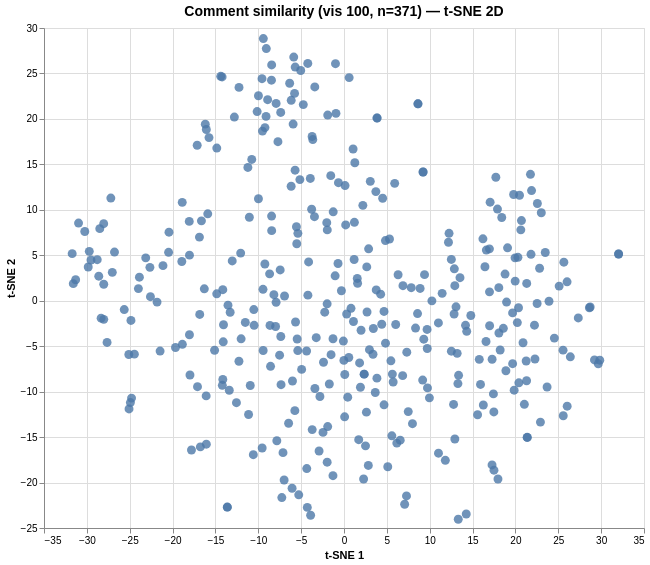

Vega-Lite specification stored for this chart:
### Vega specification from a JSON file in a GitHub repository (floating-point values rounded to 4 significant figures; data arrays with more than 128 entries replaced by an {"elided": "..."} marker saying what was removed)
{"$schema": "https://vega.github.io/schema/vega/v6.json", "data": [{"name": "param_1e9efca18e7a2868_store"}, {"name": "source_0", "values": {"elided": "371 records"}}, {"name": "source_0_x_domain_dim_1", "values": [{"min": -31.71, "max": 32.04}]}, {"name": "source_0_y_domain_dim_2", "values": [{"min": -24.03, "max": 28.84}]}], "signals": [{"name": "unit", "value": {}, "on": [{"events": "pointermove", "update": "isTuple(group()) ? group() : unit"}]}, {"name": "param_1e9efca18e7a2868", "update": "vlSelectionResolve(\"param_1e9efca18e7a2868_store\", \"union\")"}, {"name": "param_1e9efca18e7a2868_dim_1", "on": [{"events": [{"source": "view", "type": "dblclick"}], "update": "null"}, {"events": {"signal": "param_1e9efca18e7a2868_translate_delta"}, "update": "panLinear(param_1e9efca18e7a2868_translate_anchor.extent_x, -param_1e9efca18e7a2868_translate_delta.x / width)"}, {"events": {"signal": "param_1e9efca18e7a2868_zoom_delta"}, "update": "zoomLinear(domain(\"x\"), param_1e9efca18e7a2868_zoom_anchor.x, param_1e9efca18e7a2868_zoom_delta)"}]}, {"name": "param_1e9efca18e7a2868_dim_2", "on": [{"events": [{"source": "view", "type": "dblclick"}], "update": "null"}, {"events": {"signal": "param_1e9efca18e7a2868_translate_delta"}, "update": "panLinear(param_1e9efca18e7a2868_translate_anchor.extent_y, param_1e9efca18e7a2868_translate_delta.y / height)"}, {"events": {"signal": "param_1e9efca18e7a2868_zoom_delta"}, "update": "zoomLinear(domain(\"y\"), param_1e9efca18e7a2868_zoom_anchor.y, param_1e9efca18e7a2868_zoom_delta)"}]}, {"name": "param_1e9efca18e7a2868_tuple", "on": [{"events": [{"signal": "param_1e9efca18e7a2868_dim_1 || param_1e9efca18e7a2868_dim_2"}], "update": "param_1e9efca18e7a2868_dim_1 && param_1e9efca18e7a2868_dim_2 ? {unit: \"\", fields: param_1e9efca18e7a2868_tuple_fields, values: [param_1e9efca18e7a2868_dim_1,param_1e9efca18e7a2868_dim_2]} : null"}]}, {"name": "param_1e9efca18e7a2868_tuple_fields", "value": [{"field": "dim_1", "channel": "x", "type": "R"}, {"field": "dim_2", "channel": "y", "type": "R"}]}, {"name": "param_1e9efca18e7a2868_translate_anchor", "value": {}, "on": [{"events": [{"source": "scope", "type": "pointerdown"}], "update": "{x: x(unit), y: y(unit), extent_x: domain(\"x\"), extent_y: domain(\"y\")}"}]}, {"name": "param_1e9efca18e7a2868_translate_delta", "value": {}, "on": [{"events": [{"source": "window", "between": [{"source": "scope", "type": "pointerdown"}, {"source": "window", "type": "pointerup"}], "type": "pointermove", "consume": true}], "update": "{x: param_1e9efca18e7a2868_translate_anchor.x - x(unit), y: param_1e9efca18e7a2868_translate_anchor.y - y(unit)}"}]}, {"name": "param_1e9efca18e7a2868_zoom_anchor", "on": [{"events": [{"source": "scope", "type": "wheel", "consume": true}], "update": "{x: invert(\"x\", x(unit)), y: invert(\"y\", y(unit))}"}]}, {"name": "param_1e9efca18e7a2868_zoom_delta", "on": [{"events": [{"source": "scope", "type": "wheel", "consume": true}], "update": "pow(1.001, event.deltaY * pow(16, event.deltaMode))", "force": true}]}, {"name": "param_1e9efca18e7a2868_modify", "on": [{"events": {"signal": "param_1e9efca18e7a2868_tuple"}, "update": "modify(\"param_1e9efca18e7a2868_store\", param_1e9efca18e7a2868_tuple, true)"}]}], "marks": [{"type": "symbol", "name": "marks", "from": {"data": "source_0"}, "encode": {"update": {"x": {"field": "dim_1", "scale": "x"}, "fill": {"value": "#4c78a8"}, "size": {"value": 80}, "tooltip": {"signal": "{\"Comment #\": format(datum[\"index\"], \"\"), \"Comment\": isValid(datum[\"comment\"]) ? datum[\"comment\"] : \"\"+datum[\"comment\"]}"}, "shape": {"value": "circle"}, "opacity": {"value": 0.8}, "y": {"field": "dim_2", "scale": "y"}}}, "clip": true, "interactive": true, "style": ["circle"]}], "scales": [{"name": "x", "type": "linear", "domain": [{"signal": "(data(\"source_0_x_domain_dim_1\")[0] || {}).min"}, {"signal": "(data(\"source_0_x_domain_dim_1\")[0] || {}).max"}], "range": [0, {"signal": "width"}], "zero": true, "nice": true, "domainRaw": {"signal": "param_1e9efca18e7a2868[\"dim_1\"]"}}, {"name": "y", "type": "linear", "domain": [{"signal": "(data(\"source_0_y_domain_dim_2\")[0] || {}).min"}, {"signal": "(data(\"source_0_y_domain_dim_2\")[0] || {}).max"}], "range": [{"signal": "height"}, 0], "domainRaw": {"signal": "param_1e9efca18e7a2868[\"dim_2\"]"}, "zero": true, "nice": true}], "axes": [{"scale": "x", "labels": false, "minExtent": 0, "maxExtent": 0, "domain": false, "ticks": false, "orient": "bottom", "aria": false, "tickCount": {"signal": "ceil(width/40)"}, "zindex": 0, "gridScale": "y", "grid": true}, {"scale": "y", "orient": "left", "minExtent": 0, "labels": false, "tickCount": {"signal": "ceil(height/40)"}, "ticks": false, "gridScale": "x", "grid": true, "aria": false, "domain": false, "zindex": 0, "maxExtent": 0}, {"scale": "x", "grid": false, "tickCount": {"signal": "ceil(width/40)"}, "title": "t-SNE 1", "labelOverlap": true, "labelFlush": true, "orient": "bottom", "zindex": 0}, {"scale": "y", "zindex": 0, "grid": false, "tickCount": {"signal": "ceil(height/40)"}, "labelOverlap": true, "orient": "left", "title": "t-SNE 2"}], "title": {"text": "Comment similarity (vis 100, n=371) — t-SNE 2D", "frame": "group", "fontSize": 14}, "height": 500, "background": "white", "width": 600, "padding": 5, "style": "cell"}
